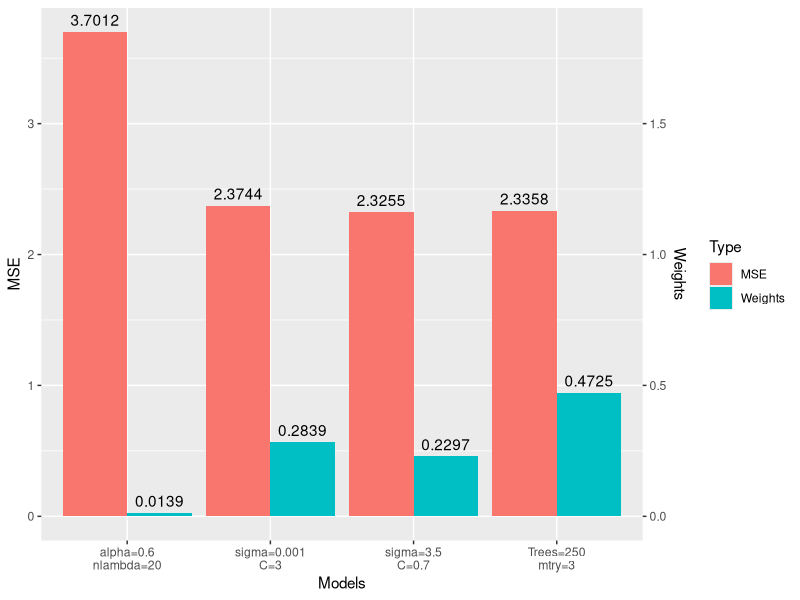

Source code (R):
library(ggplot2)
library(tidyr)
library(dplyr)
library(RColorBrewer)

sl_cup_2_best = read.csv("./SL_finali/sl_cup_2_best.csv")

DF = data.frame(Models=c("Trees=250\nmtry=3", "sigma=0.001\nC=3", "sigma=3.5\nC=0.7", "alpha=0.6\nnlambda=20"),
                MSE=sl_cup_2_best$sl_cup_2_best.cvRisk[sl_cup_2_best$sl_cup_2_best.coef > 0],
                Weights=sl_cup_2_best$sl_cup_2_best.coef[sl_cup_2_best$sl_cup_2_best.coef > 0])

DFlong <- DF |> pivot_longer(cols = -Models,names_to = "Type") |> 
  mutate(scaled_value = ifelse(Type == "MSE", value, value * 2))
#head(DFlong)
ggplot(DFlong, aes(x = Models, y = scaled_value, fill = Type)) + 
  geom_col(position = "dodge") +
  geom_text(aes(label = round(value, 4)), vjust = -0.5,
            position = position_dodge(width = 0.9))+
  scale_y_continuous(sec.axis = sec_axis(~(./2), name = "Weights")) +
  labs(y = "MSE")
